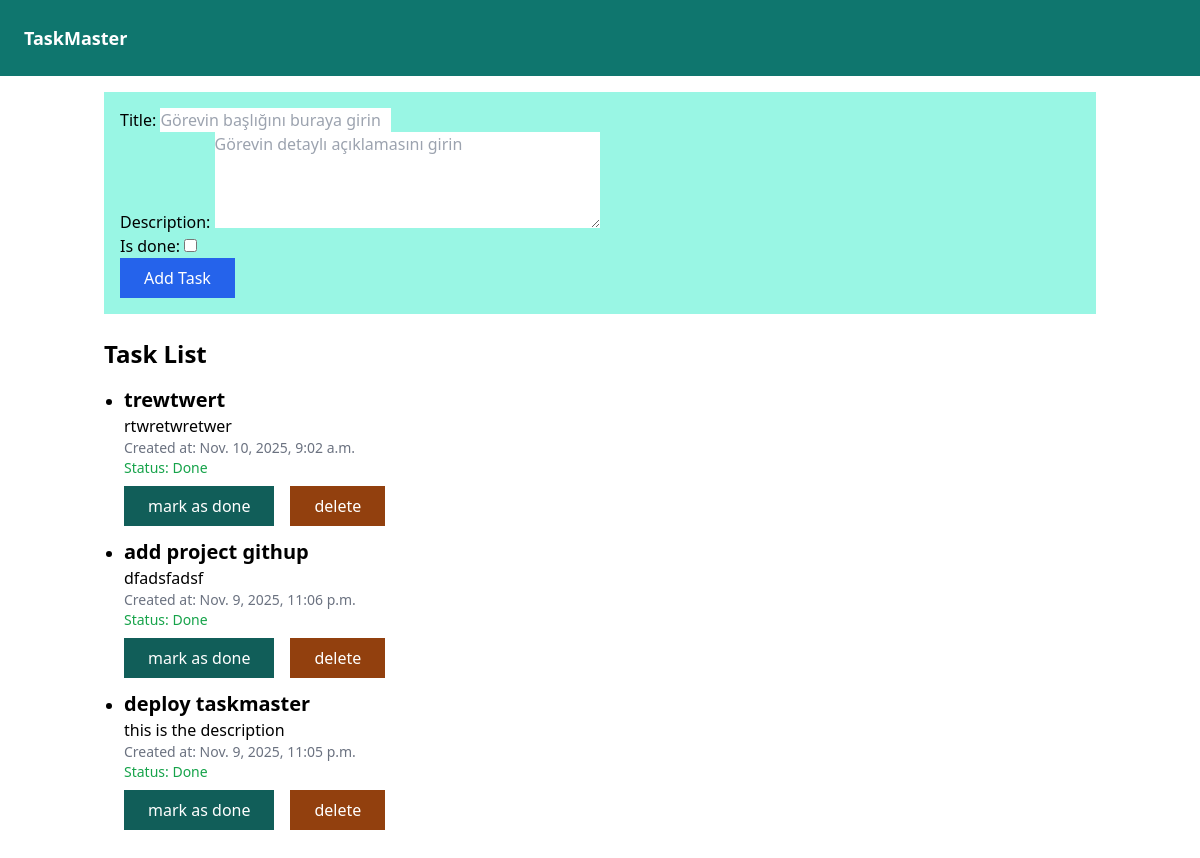
The page / on the database its author committed.
### task/models.py (models this page shows, shortened)
class Task(models.Model):
    title=models.CharField(max_length=255)
    description=models.TextField(blank=True, null=True)
    is_done=models.BooleanField(default=False)
    created_at=models.DateTimeField(auto_now_add=True)
    class Meta:
         ordering = ['-created_at']

### task/views.py (the view)
# urls.py: path('', views.index, name='index'),
def index(request):
    if request.method=='POST':
        form=TaskForm(request.POST)
        if form.is_valid():
                form.save()
        return redirect('/')
    else:
         form=TaskForm()
    tasks =Task.objects.all()
    context={
        'tasks':tasks,
        'form':form
    }
    return render(request, 'task/index.html', context)

### task/forms.py
class TaskForm(ModelForm):
    class Meta:
        model = Task
        fields = ['title', 'description', 'is_done']
        widgets = {
            'title': forms.TextInput(attrs={
                'class': 'form-control',
                'placeholder': 'Görevin başlığını buraya girin'
            }),
            'description': forms.Textarea(attrs={
                'class': 'form-control',
                'rows': 4,  # Textarea'nın varsayılan yüksekliğini artırır
                'placeholder': 'Görevin detaylı açıklamasını girin'
            }),
            'is_done': forms.CheckboxInput(attrs={
                'class': 'form-check-input'
            }),
        }

### task/templates/task/index.html (shortened to what this page needs)
{% extends "task/base.html" %}
{% block content %}
<div class="p-4 mb-6 bg-teal-200">
     <form method="post" action="">
        {{ form.as_p }}
        <button type="submit" class="py-2 px-6 bg-blue-600 text-white">Add Task</button>
    </form>
</div>
<h1 class="text-2xl font-bold mb-4">Task List</h1>
<ul class="list-disc pl-5">
    {% for task in tasks %}
    <li class="mb-3">
        <h2 class="text-xl font-semibold">{{ task.title }}</h2>
        <p>{{ task.description }}</p>
        <p class="text-sm text-gray-500">Created at: {{ task.created_at }}</p>
        <p class="text-sm text-green-600">Status: {% if task.is_done %}Done{% else %}Pending{% endif %}</p>
        <div class="flex items-center space-x-4 mt-2">
            <a href="{% url 'mark_done' task.id %}" class="py-2 px-6 bg-teal-800 text-white">mark as done</a>
            <a href="{% url 'delete_task' task.id %}" class="py-2 px-6 bg-amber-800 text-white">delete</a>
        </div>
    </li>
    {% empty %}
    <li>No tasks available.</li>
    {% endfor %}
</ul>
{% endblock %}

### task/templates/task/base.html (shortened to what this page needs)
<!doctype html>
<html>
    <head>
    <script src="https://cdn.tailwindcss.com"></script>
    </head>
<body>
    <nav class="p-6 bg-teal-700">
       <a href="/" class="text-white text-lg font-semibold">TaskMaster</a>
    </nav>
    <div class="container mx-auto p-4">
        {% block content %}
        {% endblock %}
    </div>
</body>
</html>

### rows shown on the page
Task: title "trewtwert", description "rtwretwretwer", created_at "Nov. 10, 2025, 9:02 a.m.", is_done "Done"
Task: title "add project githup", description "dfadsfadsf", created_at "Nov. 9, 2025, 11:06 p.m.", is_done "Done"
Task: title "deploy taskmaster", description "this is the description", created_at "Nov. 9, 2025, 11:05 p.m.", is_done "Done"
